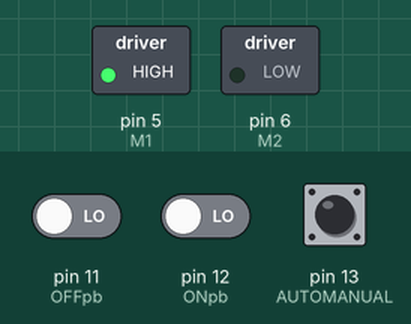
A sketch run on a simulated Arduino Uno, built with avr-gcc and run on an emulated ATmega328P. Parts: switched loads named in the sketch (green lamp = pin HIGH). The inputs (shaded band) are chosen by the test bench; at power-on: pin 11 (OFFpb) LOW, pin 12 (ONpb) LOW, pin 13 (AUTOMANUAL) HIGH.

Above: at 4.6 s.
4.7 s: pin 11 (OFFpb) driven HIGH
At 6.9 s:
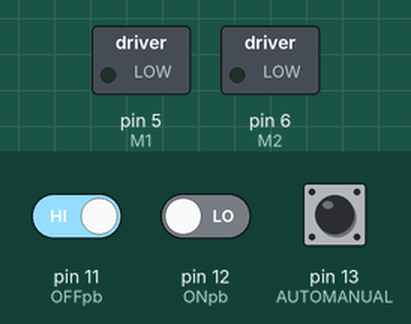
7.3 s: pin 11 (OFFpb) driven LOW
At 8.3 s:
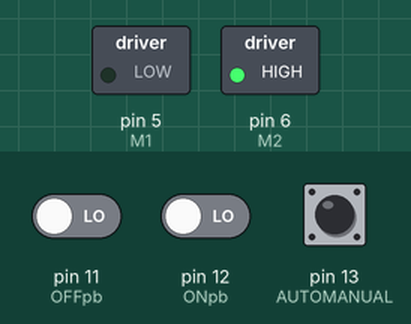
16.3 s: pin 12 (ONpb) driven LOW
Timing chart, 0 to 23.1 s (numbered marks = the images above; inputs shaded):
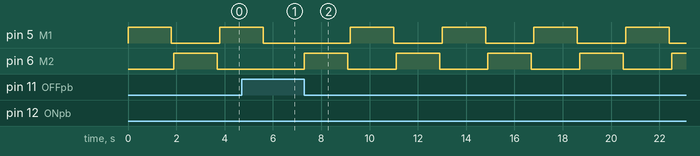

The sketch:

Automatic_Curtain_System.ino
```cpp
int photoresistorValue = 0;
int flage = 0;

const int M1 =  5;
const int M2 =  6;
const int AUTOMANUAL = 13;
const int ONpb = 12;
const int OFFpb = 11;
int automanualstate=0;
int ONpbstate=0;
int OFFpbstate=0;
void setup()
{
  //Sets pins to inputs or outputs
  pinMode(A0, INPUT);
  Serial.begin(9600);
  pinMode(M1, OUTPUT);
  pinMode(M2, OUTPUT);
  pinMode(AUTOMANUAL, INPUT);
  pinMode(ONpb, INPUT);
  pinMode(OFFpb, INPUT);

}

void loop()
{
  automanualstate = digitalRead(AUTOMANUAL);
 if(automanualstate == 0)    //automatic
    {
      photoresistorValue = analogRead(A0); //Read & store anagloue pin
if (photoresistorValue > 200 && flage == 0) { //Check if it is dark
      digitalWrite(M1, HIGH); //Turn clockwise
      digitalWrite(M2, LOW);
      delay(1800);
      digitalWrite(M1, LOW); //Power off motor
      digitalWrite(M2, LOW);
    flage = 1;
  }
  if (photoresistorValue < 200 && flage == 1 ) { //Check if it light

        digitalWrite(M1, LOW); //Turn anticlockwise
      digitalWrite(M2, HIGH);
    delay(1800);
      digitalWrite(M1, LOW); //Power off motor
      digitalWrite(M2, LOW);
    flage = 0;
  }
  delay(10); //Delay a little bit to improve simulation performance
}
 else{             // MANUAL MODE
ONpbstate = digitalRead(ONpb);
  OFFpbstate = digitalRead(OFFpb);
 if (ONpbstate == 0 && flage == 0) { //Check if it is dark
      digitalWrite(M1, HIGH); //Turn clockwise
      digitalWrite(M2, LOW);
      delay(1800);
      digitalWrite(M1, LOW); //Power off motor
      digitalWrite(M2, LOW);
    flage = 1;
  }
  else if ( OFFpbstate == 0 && flage == 1 ) { //Check if it light

        digitalWrite(M1, LOW); //Turn anticlockwise
      digitalWrite(M2, HIGH);
    delay(1800);
      digitalWrite(M1, LOW); //Power off motor
      digitalWrite(M2, LOW);
    flage = 0;
  }
  delay(100); //Delay a little bit to improve simulation performance


 }
}
```

Measured:
- after the input at 4.7 s, pin 6 (M2): stays LOW (without the input it goes to HIGH after 1.0 s)
- after the input at 7.3 s, pin 5 (M1): alternates HIGH for 1.8 s and LOW for 2.0 s, starting after 1.9 s; pin 6 (M2): alternates HIGH for 1.8 s and LOW for 2.0 s, starting at once
